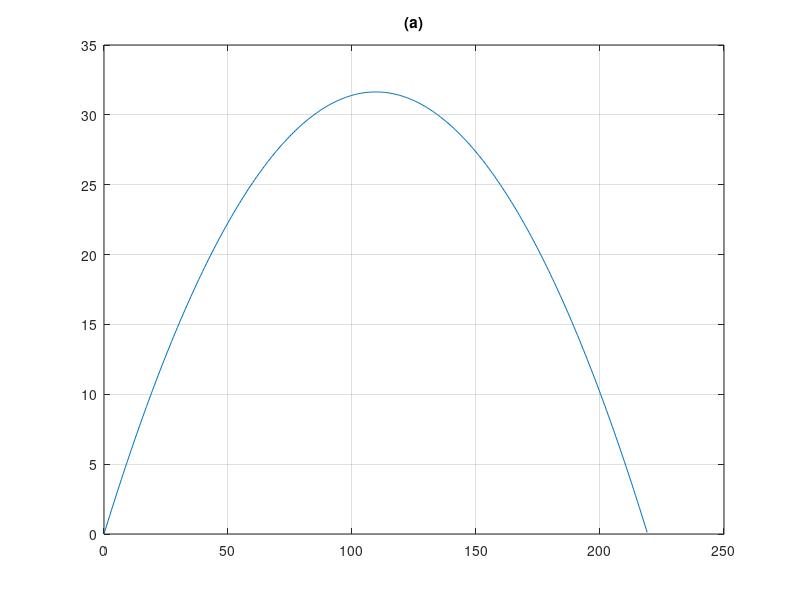

This chart was generated by the following MATLAB code:
% Exercise 9.3-45: Path of a Projectile

a = 90 * cos(pi/6);
b = 90 * sin(pi/6);
t_end = b/16;

t = 0:0.01:t_end;

x = a * t;
y = b * t - 16 * t.^2;

plot(x, y)
title('(a)')
grid on

fprintf('(b) %.4f\n', a * t_end)

f = @(x) (a^2 + (b - 32 * x).^2).^0.5;
fprintf('(c) %.4f\n', quad(f, 0, t_end))

theta = [30:0.1:60];
d2r = pi/180;
N = length(theta);
L = zeros(N,1);

for i=1:N,
  ang = theta(i) * d2r;

  a = 90 * cos(ang);
  b = 90 * sin(ang);
  te = b/16;
  g = @(x) (a^2 + (b - 32 * x).^2).^0.5;
  L(i) = quad(g, 0, te);
end

[max_L, max_i] = max(L);
fprintf('Max trajectory length %.1f feet when theta = %.1f\n', max_L, theta(max_i))